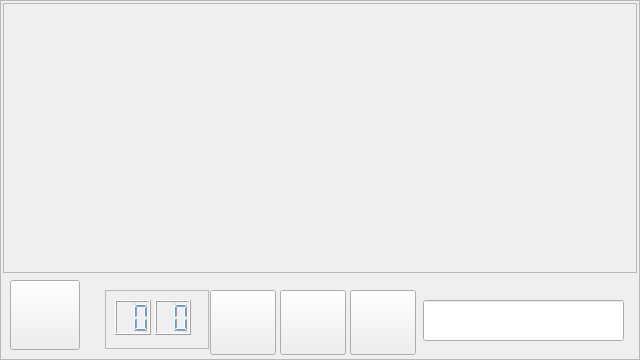
<?xml version="1.0" encoding="UTF-8"?>
<ui version="4.0">
 <class>GameFrame</class>
 <widget class="QFrame" name="GameFrame">
  <property name="geometry">
   <rect>
    <x>0</x>
    <y>0</y>
    <width>640</width>
    <height>360</height>
   </rect>
  </property>
  <property name="minimumSize">
   <size>
    <width>640</width>
    <height>360</height>
   </size>
  </property>
  <property name="maximumSize">
   <size>
    <width>640</width>
    <height>360</height>
   </size>
  </property>
  <property name="windowTitle">
   <string>Frame</string>
  </property>
  <property name="layoutDirection">
   <enum>Qt::RightToLeft</enum>
  </property>
  <property name="styleSheet">
   <string notr="true">border-image: url(:/image/images/backgrounds/GameBackground.jpg);</string>
  </property>
  <property name="frameShape">
   <enum>QFrame::StyledPanel</enum>
  </property>
  <property name="frameShadow">
   <enum>QFrame::Raised</enum>
  </property>
  <widget class="QFrame" name="frameBlocks">
   <property name="geometry">
    <rect>
     <x>3</x>
     <y>3</y>
     <width>634</width>
     <height>270</height>
    </rect>
   </property>
   <property name="minimumSize">
    <size>
     <width>634</width>
     <height>270</height>
    </size>
   </property>
   <property name="maximumSize">
    <size>
     <width>638</width>
     <height>270</height>
    </size>
   </property>
   <property name="font">
    <font>
     <pointsize>12</pointsize>
     <weight>75</weight>
     <bold>true</bold>
    </font>
   </property>
   <property name="styleSheet">
    <string notr="true">border-image: url(:/image/images/backgrounds/Background_Transparent.png);</string>
   </property>
   <property name="frameShape">
    <enum>QFrame::StyledPanel</enum>
   </property>
   <property name="frameShadow">
    <enum>QFrame::Raised</enum>
   </property>
  </widget>
  <widget class="QLabel" name="label">
   <property name="geometry">
    <rect>
     <x>530</x>
     <y>275</y>
     <width>91</width>
     <height>21</height>
    </rect>
   </property>
   <property name="layoutDirection">
    <enum>Qt::RightToLeft</enum>
   </property>
   <property name="styleSheet">
    <string notr="true">border-image: url(:/image/images/WordsBtn/text.png);</string>
   </property>
   <property name="text">
    <string/>
   </property>
   <property name="alignment">
    <set>Qt::AlignJustify|Qt::AlignVCenter</set>
   </property>
  </widget>
  <widget class="QLineEdit" name="lineEdit">
   <property name="geometry">
    <rect>
     <x>423</x>
     <y>300</y>
     <width>201</width>
     <height>41</height>
    </rect>
   </property>
   <property name="palette">
    <palette>
     <active>
      <colorrole role="Light">
       <brush brushstyle="SolidPattern">
        <color alpha="255">
         <red>0</red>
         <green>0</green>
         <blue>0</blue>
        </color>
       </brush>
      </colorrole>
      <colorrole role="BrightText">
       <brush brushstyle="SolidPattern">
        <color alpha="255">
         <red>0</red>
         <green>0</green>
         <blue>0</blue>
        </color>
       </brush>
      </colorrole>
     </active>
     <inactive>
      <colorrole role="Light">
       <brush brushstyle="SolidPattern">
        <color alpha="255">
         <red>0</red>
         <green>0</green>
         <blue>0</blue>
        </color>
       </brush>
      </colorrole>
      <colorrole role="BrightText">
       <brush brushstyle="SolidPattern">
        <color alpha="255">
         <red>0</red>
         <green>0</green>
         <blue>0</blue>
        </color>
       </brush>
      </colorrole>
     </inactive>
     <disabled>
      <colorrole role="Light">
       <brush brushstyle="SolidPattern">
        <color alpha="255">
         <red>0</red>
         <green>0</green>
         <blue>0</blue>
        </color>
       </brush>
      </colorrole>
      <colorrole role="BrightText">
       <brush brushstyle="SolidPattern">
        <color alpha="255">
         <red>0</red>
         <green>0</green>
         <blue>0</blue>
        </color>
       </brush>
      </colorrole>
     </disabled>
    </palette>
   </property>
   <property name="styleSheet">
    <string notr="true">border-image: url(:/image/images/WordsBtn/txtBG.png);</string>
   </property>
   <property name="alignment">
    <set>Qt::AlignLeading|Qt::AlignLeft|Qt::AlignVCenter</set>
   </property>
  </widget>
  <widget class="QPushButton" name="pushBtn_Match">
   <property name="geometry">
    <rect>
     <x>350</x>
     <y>290</y>
     <width>66</width>
     <height>65</height>
    </rect>
   </property>
   <property name="styleSheet">
    <string notr="true">border-image: url(:/image/images/WordsBtn/GameBtns_06.png);</string>
   </property>
   <property name="text">
    <string/>
   </property>
  </widget>
  <widget class="QPushButton" name="pushBtn_Pause">
   <property name="geometry">
    <rect>
     <x>210</x>
     <y>290</y>
     <width>66</width>
     <height>65</height>
    </rect>
   </property>
   <property name="styleSheet">
    <string notr="true">border-image: url(:/image/images/WordsBtn/GameBtns_10.png);</string>
   </property>
   <property name="text">
    <string/>
   </property>
  </widget>
  <widget class="QPushButton" name="pushBtn_Hint">
   <property name="geometry">
    <rect>
     <x>280</x>
     <y>290</y>
     <width>66</width>
     <height>65</height>
    </rect>
   </property>
   <property name="styleSheet">
    <string notr="true">border-image: url(:/image/images/WordsBtn/GameBtns_08.png);</string>
   </property>
   <property name="text">
    <string/>
   </property>
  </widget>
  <widget class="QPushButton" name="pushBtn_Close">
   <property name="geometry">
    <rect>
     <x>10</x>
     <y>280</y>
     <width>70</width>
     <height>70</height>
    </rect>
   </property>
   <property name="minimumSize">
    <size>
     <width>70</width>
     <height>70</height>
    </size>
   </property>
   <property name="maximumSize">
    <size>
     <width>70</width>
     <height>70</height>
    </size>
   </property>
   <property name="styleSheet">
    <string notr="true">border-image: url(:/image/images/Main Btns/Normal Btns/Btns_Slices_52.png);</string>
   </property>
   <property name="text">
    <string/>
   </property>
  </widget>
  <widget class="QFrame" name="frame">
   <property name="geometry">
    <rect>
     <x>105</x>
     <y>290</y>
     <width>104</width>
     <height>59</height>
    </rect>
   </property>
   <property name="styleSheet">
    <string notr="true">border-image: url(:/image/images/WordsBtn/LCD-BG.png);</string>
   </property>
   <property name="frameShape">
    <enum>QFrame::StyledPanel</enum>
   </property>
   <property name="frameShadow">
    <enum>QFrame::Raised</enum>
   </property>
   <widget class="QLCDNumber" name="lcdNumber">
    <property name="geometry">
     <rect>
      <x>10</x>
      <y>10</y>
      <width>36</width>
      <height>35</height>
     </rect>
    </property>
    <property name="maximumSize">
     <size>
      <width>36</width>
      <height>35</height>
     </size>
    </property>
    <property name="palette">
     <palette>
      <active>
       <colorrole role="WindowText">
        <brush brushstyle="SolidPattern">
         <color alpha="255">
          <red>78</red>
          <green>157</green>
          <blue>236</blue>
         </color>
        </brush>
       </colorrole>
      </active>
      <inactive>
       <colorrole role="WindowText">
        <brush brushstyle="SolidPattern">
         <color alpha="255">
          <red>78</red>
          <green>157</green>
          <blue>236</blue>
         </color>
        </brush>
       </colorrole>
      </inactive>
      <disabled>
       <colorrole role="WindowText">
        <brush brushstyle="SolidPattern">
         <color alpha="255">
          <red>120</red>
          <green>120</green>
          <blue>120</blue>
         </color>
        </brush>
       </colorrole>
      </disabled>
     </palette>
    </property>
    <property name="styleSheet">
     <string notr="true">border-image: url(:/image/images/WordsBtn/LCD.jpg);</string>
    </property>
    <property name="numDigits">
     <number>2</number>
    </property>
    <property name="digitCount">
     <number>2</number>
    </property>
   </widget>
   <widget class="QLCDNumber" name="lcdNumber_2">
    <property name="geometry">
     <rect>
      <x>50</x>
      <y>10</y>
      <width>36</width>
      <height>35</height>
     </rect>
    </property>
    <property name="maximumSize">
     <size>
      <width>36</width>
      <height>35</height>
     </size>
    </property>
    <property name="palette">
     <palette>
      <active>
       <colorrole role="WindowText">
        <brush brushstyle="SolidPattern">
         <color alpha="255">
          <red>78</red>
          <green>157</green>
          <blue>236</blue>
         </color>
        </brush>
       </colorrole>
      </active>
      <inactive>
       <colorrole role="WindowText">
        <brush brushstyle="SolidPattern">
         <color alpha="255">
          <red>78</red>
          <green>157</green>
          <blue>236</blue>
         </color>
        </brush>
       </colorrole>
      </inactive>
      <disabled>
       <colorrole role="WindowText">
        <brush brushstyle="SolidPattern">
         <color alpha="255">
          <red>120</red>
          <green>120</green>
          <blue>120</blue>
         </color>
        </brush>
       </colorrole>
      </disabled>
     </palette>
    </property>
    <property name="styleSheet">
     <string notr="true">border-image: url(:/image/images/WordsBtn/LCD.jpg);</string>
    </property>
    <property name="lineWidth">
     <number>1</number>
    </property>
    <property name="numDigits">
     <number>2</number>
    </property>
    <property name="digitCount">
     <number>2</number>
    </property>
    <property name="value" stdset="0">
     <double>0.000000000000000</double>
    </property>
   </widget>
  </widget>
 </widget>
 <resources/>
 <connections/>
</ui>
